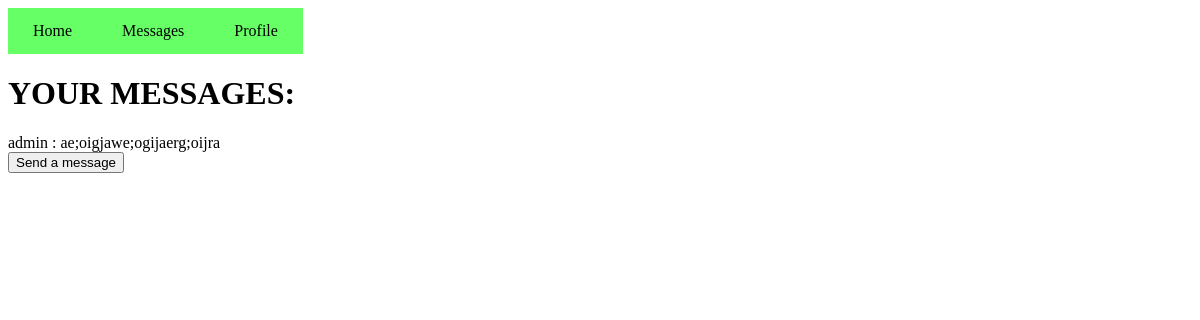
The page /messages/view/ (signed in) on the database as committed earlier.
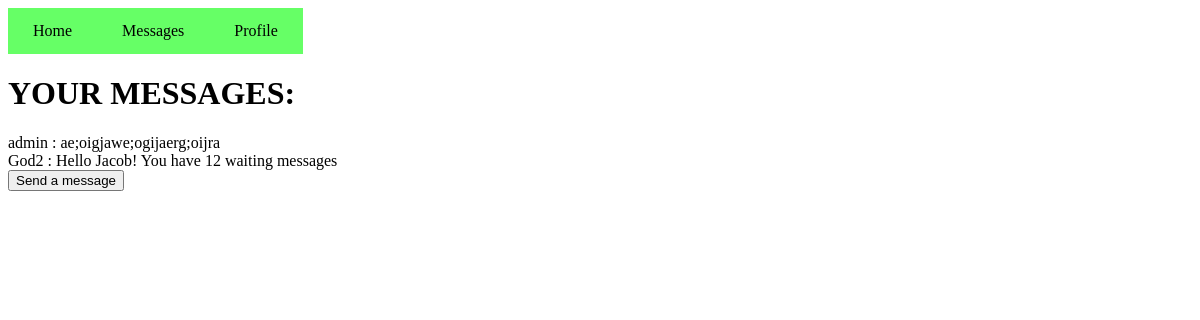
The same page on the database as committed later.
### adminApp/models.py (models this page shows)
class message(models.Model):
    inputField = models.TextField(max_length=100000000000000000000)
    To = models.ForeignKey(to=User, related_name="user_to", on_delete=models.CASCADE)
    From = models.ForeignKey(to=User, related_name="user_from", on_delete=models.CASCADE)

### adminApp/views.py (the view)
# urls.py: path('messages/view/', adminViews.viewListOfMessages),
@login_required
def viewListOfMessages(request):
    if request.user.is_superuser:
        template = "messages_admin.html"
    else:
        template = "messages_nonadmin.html"
    return render(request, template, {"Messages" : FilterToUser(request)})

### adminApp/views.py (called while the page is built)
def FilterToUser(request):
    return message.objects.filter(To=request.user)

### templates/messages_nonadmin.html
{% extends "base.html" %}
{% block content %}
{% include "messages.html" %}
{% endblock %}

### templates/base.html (shortened to what this page needs)
<!DOCTYPE html>
<html lang="en">
<head>
</head>
<body>
<a href="/">Home</a><a href="/messages/">Messages</a><a href="/accounts/profile/">Profile</a>
{% block content %}
{% endblock %}
</body>
</html>

### templates/messages.html
<h1>YOUR MESSAGES:</h1>
{% for messages in Messages %}
    {{ messages.From }} : {{ messages.inputField }}
    <br>
{% endfor %}
<form action="/messages/send/">
    <button type="submit">Send a message</button>
</form>

### templates/base.html (style rules this page uses)
a:link, a:visited { background-color: #66ff66; color: black; padding: 14px 25px; text-align: center; text-decoration: none; display: inline-block; }

Rows that differ between the two databases and show on the page:
added message: From "God2", inputField "Hello Jacob! You have 12 waiting messages"
